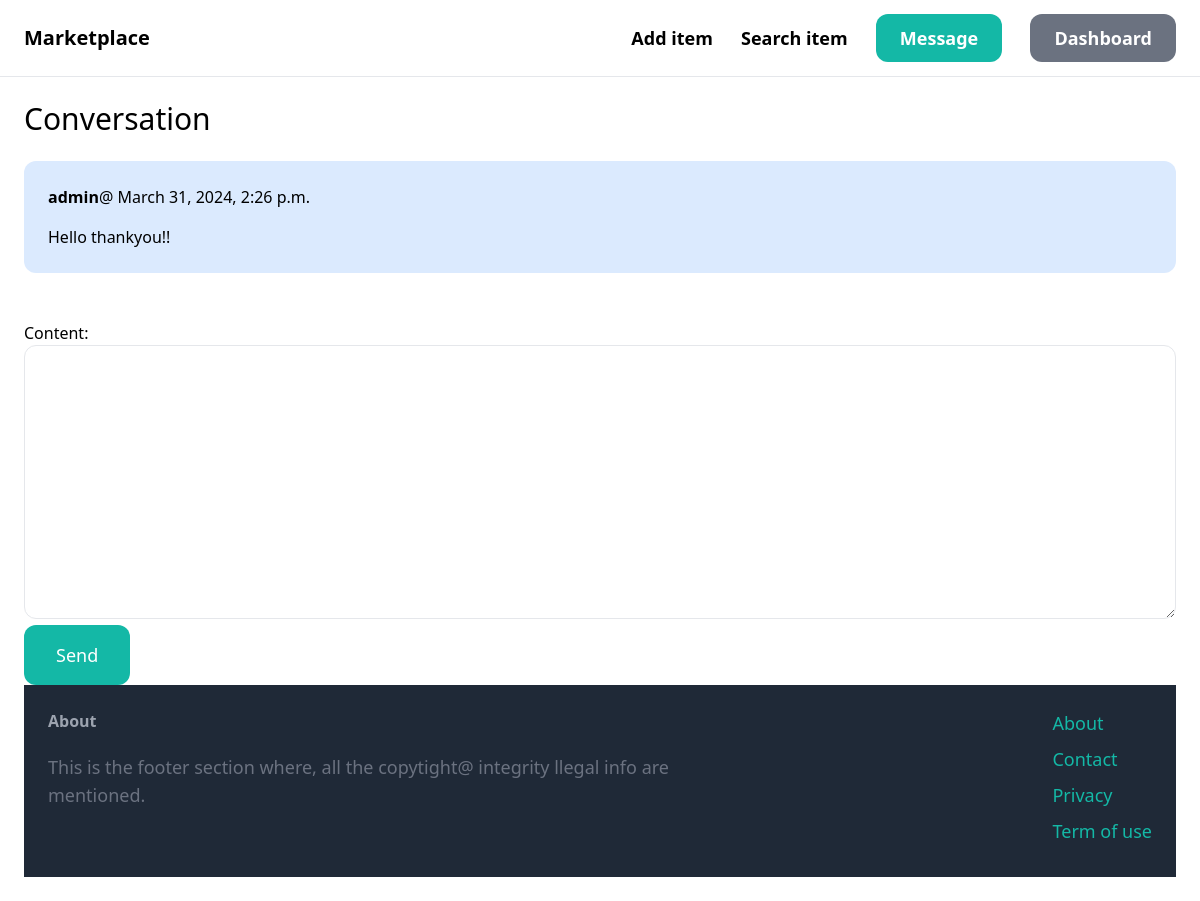
The page /inbox/2/ (signed in) on the database its author committed.
### conversation/models.py (models this page shows)
class ConversationMessage(models.Model):
    conversation = models.ForeignKey(Conversation, related_name='messages', on_delete=models.CASCADE)
    content = models.TextField()
    created_at = models.DateTimeField(auto_now_add = True)
    created_by = models.ForeignKey(User, related_name= 'created_messsages', on_delete=models.CASCADE)

### conversation/views.py (the view)
# urls.py: path('<int:pk>/', views.detail, name='detail'),
@login_required
def detail(request, pk):
    conversation = Conversation.objects.filter(members__in=[request.user.id]).get(pk=pk)
    if request.method == 'POST':
        form = ConversationMessageFrom(request.POST)
        if form.is_valid():
            conversation_message = form.save(commit=False)
            conversation_message.conversation = conversation
            conversation_message.created_by = request.user
            conversation_message.save()
            conversation.save()
            return redirect('conversation:detail', pk=pk)
    else:
        form = ConversationMessageFrom()
    return render(request, 'conversation/detail.html', {
        'conversation': conversation,
        'form': form
    })

### conversation/forms.py
class ConversationMessageFrom(forms.ModelForm):
    class Meta:
        model = ConversationMessage
        fields = ('content',)
        widgets = {
            'content': forms.Textarea(attrs={
                'class': 'w-full py-4 px-6 rounded-xl border'
            })
        }

### conversation/templates/conversation/detail.html (shortened to what this page needs)
{% extends 'core/base.html' %}
{% block content %}
<h1 class="mb-6 text-3xl">Conversation</h1>
<div class="space-y-6">
    {% for message in conversation.messages.all%}
         <div class="p-6 flex {% if message.created_by == request.user %}bg-blue-100 {% else %} bg-gray-100{% endif %} rounded-xl">
            <div>
                <p class="mb-4"><strong>{{message.created_by.username}}</strong>@ {{message.created_at}}</p>
                <p>{{message.content}}</p>
            </div>
        </div>
    {% endfor %}<br>
</div>
<form method="post" action ="." class="mt-6">
    {{form.as_p}}
    <button class = "py-4 px-8 text-lg bg-teal-500 hover:bg-teal-700 rounded-xl text-white">Send</button>
{% endblock %}

### rows shown on the page
ConversationMessage: created_by.username "admin", created_at "March 31, 2024, 2:26 p.m.", content "Hello thankyou!!"
